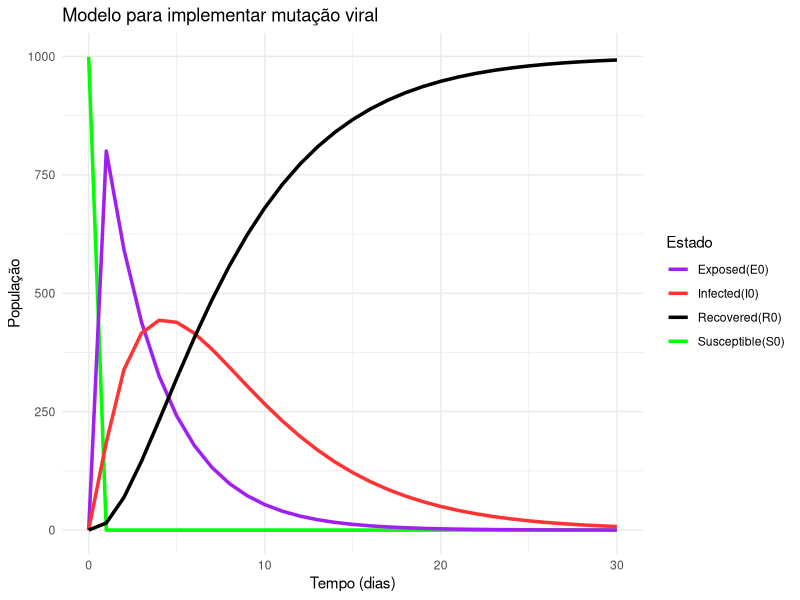

Source code (R): (Note: this script raises an error after producing the figure.)
#packages
library(ggplot2)
library(deSolve)


 mut_model0 <- function(tempo, estado, param) {
  with(as.list(c(estado, param)), {
    dS0 = -beta0*S0*I0
    dE0 = beta0*S0*I0 - E0*sigma0
    dI0 = E0*sigma0 - I0*gama0
    dR0 = I0*gama0   
    
    return(list(c(dS0, dE0, dI0, dR0)))
    
  })
}

param0 <- c(
  beta0 = 0.6,
  sigma0 = 0.3,
  gama0 = 0.2,
  N0 = 1000
)

estado0 <- c(
  S0 = 999,
  E0 = 0,
  I0 = 1,
  R0 = 0
)

tempo0 <- seq(0, 30, by = 1)

output0 <- ode(y = estado0, times = tempo0, func = mut_model0, parms = param0)
out_df0 <- as.data.frame(output0)

plot <- ggplot(out_df0, aes(x = time)) +
  geom_line(linewidth = 1.2, aes(y = S0, color = "Susceptible(S0)")) +
  geom_line(linewidth = 1.2, aes(y = E0, color = "Exposed(E0)")) +
  geom_line(linewidth = 1.2, aes(y = I0, color = "Infected(I0)")) +
  geom_line(linewidth = 1.2, aes(y = R0, color = "Recovered(R0)")) +
  labs(
    title = "Modelo para implementar mutação viral",
    x = "Tempo (dias)",
    y = "População",
    color = "Estado"
  ) +
  scale_color_manual(values = c(
    "Susceptible(S0)" = "green",
    "Exposed(E0)" = "purple",
    "Infected(I0)" = "#ff3333",
    "Recovered(R0)" = "black"
  )) +
  theme_minimal()
  
  
  plot
  

rbinom(1, 1000, 0.001)

mut_model1 <- function(tempo1, estado1, param1) {
  with(as.list(c(estado1, param1)), {
    
    dS1 = -S1*(beta0*I0 + beta1*I1)
    dE1 = S1*(beta0*I0 + beta1*I1) - E1*(sigma0 + sigma1)
    dI1 = E1*(sigma0 + sigma1) - I1*(gama0 + gama1)
    dR1 = I1*(gama0 + gama1)
    
    return(list(c(dS1, dE1, dI1, dR1)))
    
  })
}

result <- rbinom(1, 1000, 0.001)

param1 <- c(
  param0,
  beta1 = 0.9,
  sigma1 = 0.7,
  gama1 = 0.3,
  N1 = 1000
)

estado1 <- c(
  S1 = 1000 - result,
  E1 = 0,
  I1 = result,
  R1 = 0
)

tempo1 <- seq(0, 30, by = 1)

output1 <- ode(y = estado1, times = tempo1, func = mut_model1, parms = param1)
out_df1 <- as.data.frame(output1)

plot1 <- ggplot(out_df1, aes(x = time)) +
  geom_line(linewidth = 1.2, aes(y = S1, color = "Susceptible(S1)")) +
  geom_line(linewidth = 1.2, aes(y = E1, color = "Exposed(E1)")) +
  geom_line(linewidth = 1.2, aes(y = I1, color = "Infected(I1)")) +
  geom_line(linewidth = 1.2, aes(y = R1, color = "Recovered(R1)")) +
  labs(
    title = "Modelo para implementar mutação viral",
    x = "Tempo (dias)",
    y = "População",
    color = "Estado"
  ) +
  scale_color_manual(values = c(
    "Susceptible(S1)" = "green",
    "Exposed(E1)" = "purple",
    "Infected(I1)" = "#ff3333",
    "Recovered(R1)" = "black"
  )) +
  theme_minimal()
